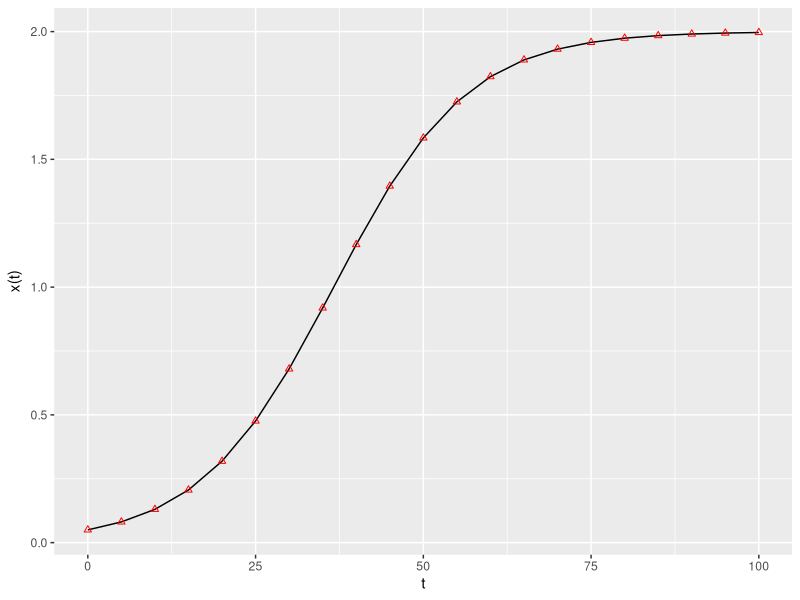
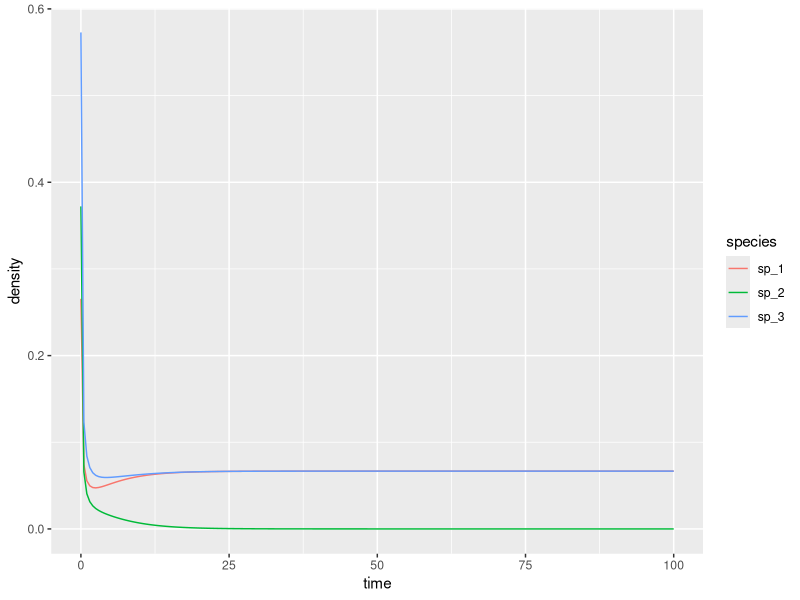
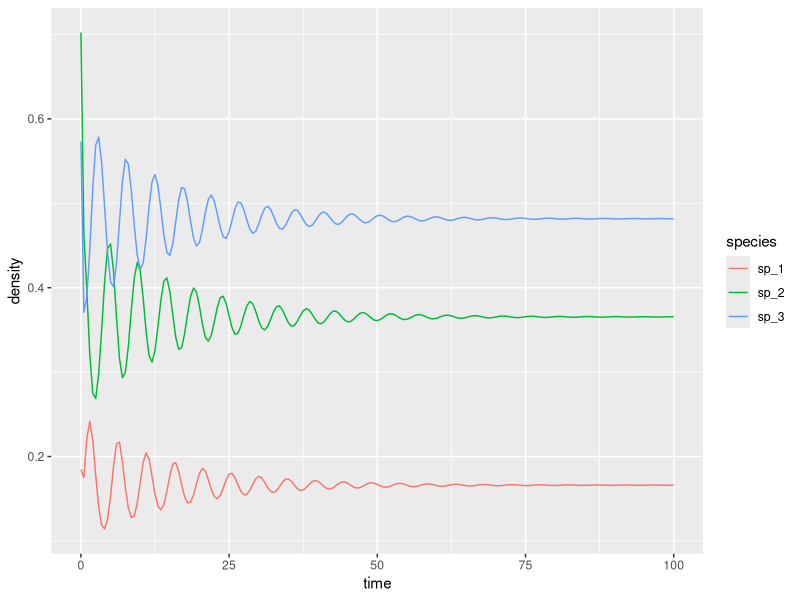
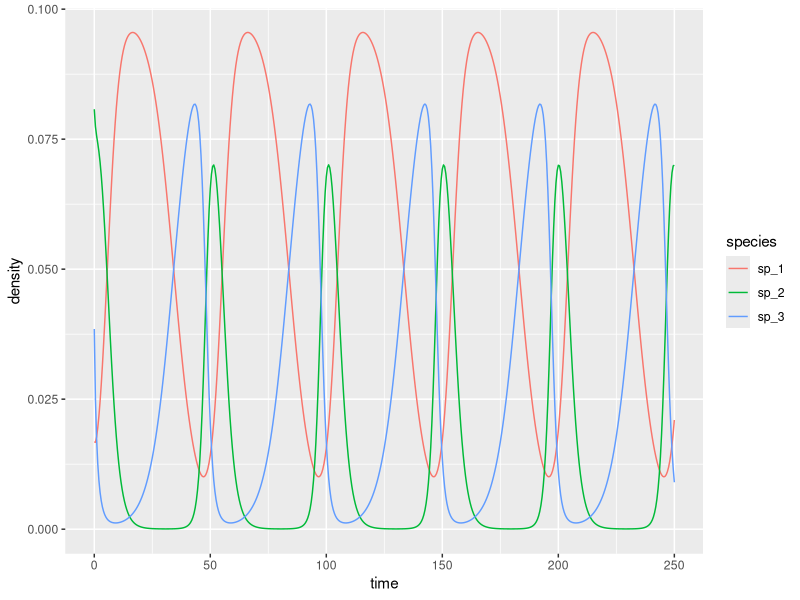
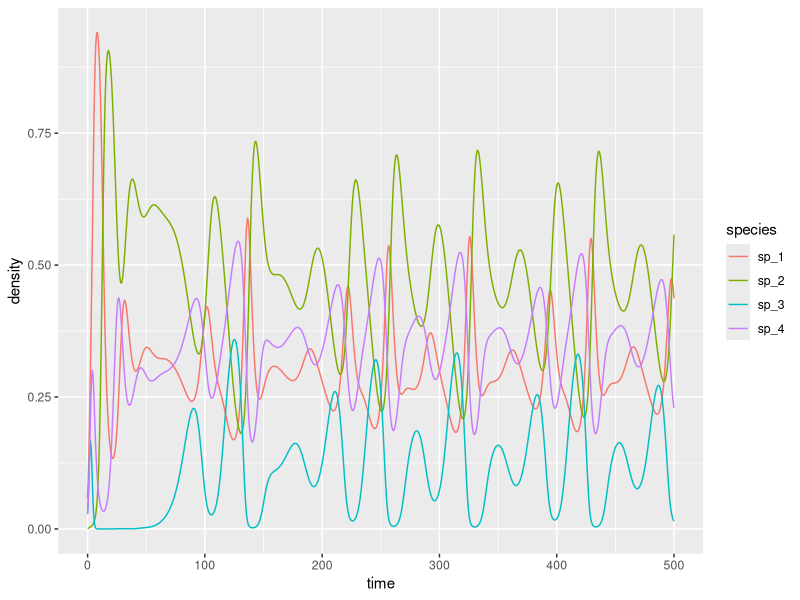
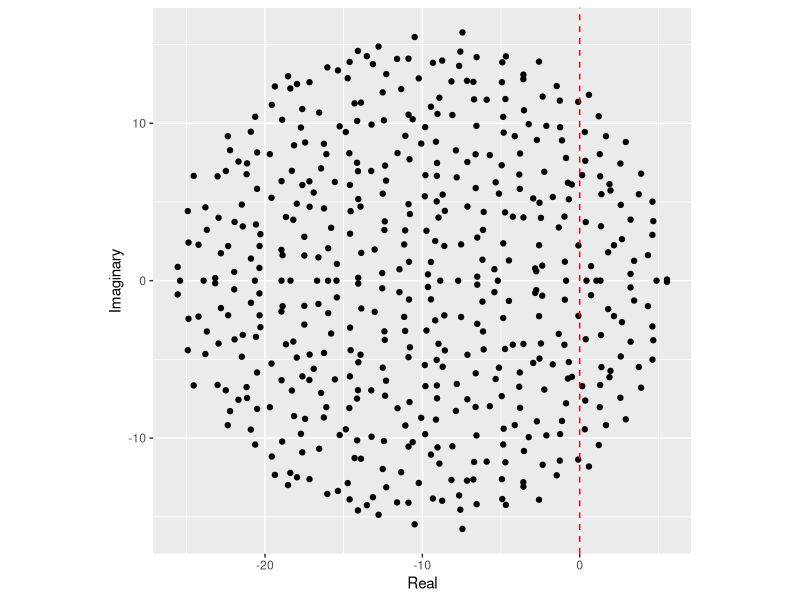
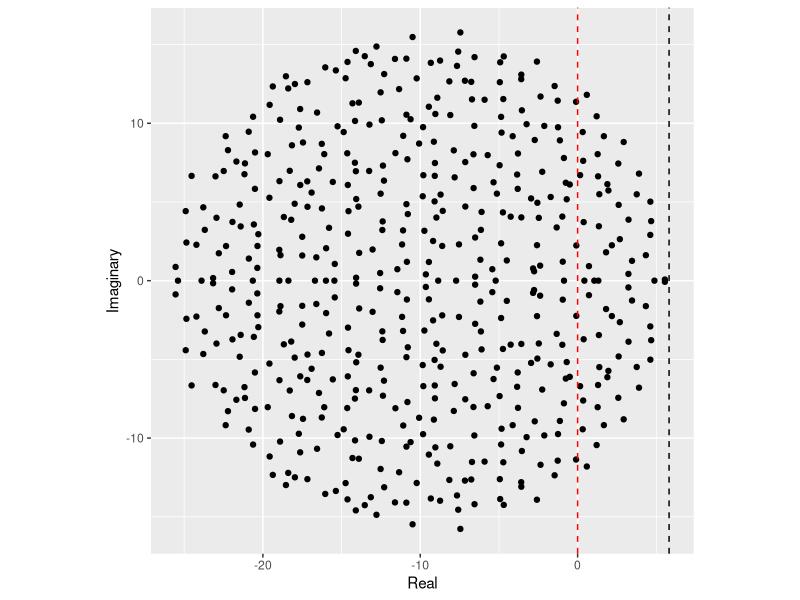
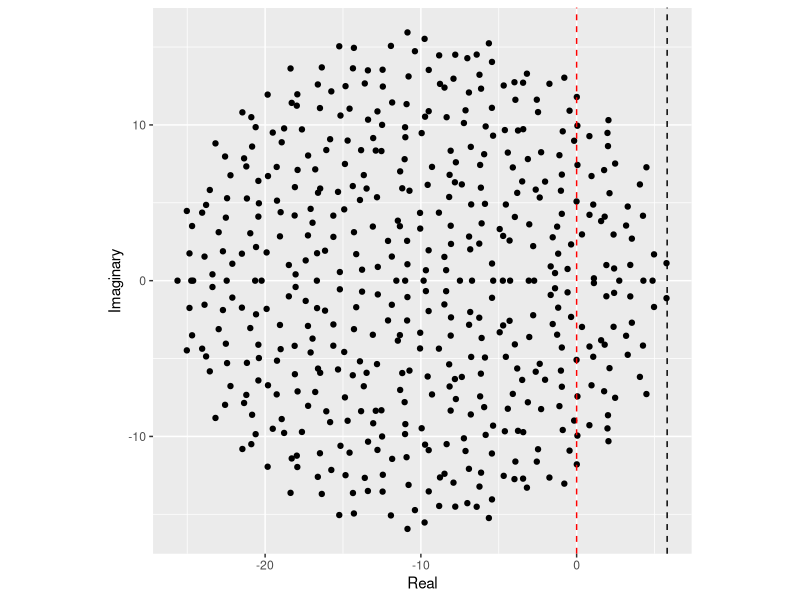

R code for these plots, in order:
## ---- chunk 1
knitr::opts_chunk$set(
  eval      = TRUE,
  comment   = "#",
  results   = "hold",
  message = FALSE,
  warning = FALSE,
  # collapse  = TRUE,
  fig.align = "center")
## ---- chunk 2
library(deSolve) # integrate ODEs
library(tidyverse) # plotting and wrangling
# define the differential equation
logistic_growth <- function(t, x, parameters){
  with(as.list(c(x, parameters)), {
    dxdt <- x * (r + a * x)
    list(dxdt)
  })
}
# define parameters, integration time, initial conditions
times <- seq(0, 100, by = 5)
x0 <- 0.05
r <- 0.1
a <- -0.05
parameters <- list(r = r, a = a)
# solve numerically
out <- ode(y = x0, times = times, 
           func = logistic_growth, parms = parameters, 
           method = "ode45")
# now compute analytically
solution <- r * x0 * exp(r * times) / (r - a * x0 * (exp(r * times) - 1))
# use ggplot to plot
res <- tibble(time = out[,1], x_t = out[,2], x_sol = solution)
ggplot(data = res) + aes(x = time, y = x_t) + 
  geom_line() + 
  geom_point(aes(x = time, y = x_sol), colour = "red", shape = 2) + 
  ylab(expression("x(t)")) + xlab(expression("t"))
## ---- chunk 3
# Generalized Lotka-Volterra model
GLV <- function(t, x, parameters){
  with(as.list(c(x, parameters)), {
    x[x < 10^-8] <- 0 # prevent numerical problems
    dxdt <- x * (r + A %*% x)
    list(dxdt)
  })
}
# function to plot output
plot_ODE_output <- function(out){
  out <- as.data.frame(out)
  colnames(out) <- c("time", paste("sp", 1:(ncol(out) -1), sep = "_"))
  out <- as_tibble(out) %>% gather(species, density, -time)
  pl <- ggplot(data = out) + 
    aes(x = time, y = density, colour = species) + 
    geom_line()
  show(pl)
  return(out)
}
# general function to integrate GLV
integrate_GLV <- function(r, A, x0, maxtime = 100, steptime = 0.5){
  times <- seq(0, maxtime, by = steptime)
  parameters <- list(r = r, A = A)
  # solve numerically
  out <- ode(y = x0, times = times, 
           func = GLV, parms = parameters, 
           method = "ode45")
  # plot and make into tidy form
  out <- plot_ODE_output(out)
  return(out)
}
## ---- chunk 4
set.seed(1) # for reproducibility
r_1 <- rep(1, 3)
A_1 <- -matrix(c(10, 9, 5, 
                 9, 10, 9, 
                 5, 9, 10), 3, 3, byrow = TRUE)
# check the existence of feasible equilibrium
print(solve(A_1, -r_1)) # not feasible
x0_1 <- runif(3)
res_1 <- integrate_GLV(r_1, A_1, x0_1)
## ---- chunk 5
set.seed(2) # for reproducibility
r_2 <- rep(10, 3)
A_2 <- -matrix(c(10, 7, 12, 
                 15, 10, 8, 
                 7, 11, 10), 3, 3, byrow = TRUE)
# check the existence of feasible equilibrium
print(solve(A_2, -r_2)) # feasible
x0_2 <- runif(3)
res_2 <- integrate_GLV(r_2, A_2, x0_2)
## ---- chunk 6
set.seed(3) # for reproducibility
r_3 <- rep(1, 3)
A_3 <- -matrix(c(10, 6, 12, 
                 14, 10, 2, 
                 8, 18, 10), 3, 3, byrow = TRUE)
# check the existence of feasible equilibrium
print(solve(A_3, -r_3)) # feasible
x0_3 <- 0.1 * runif(3)
res_3 <- integrate_GLV(r_3, A_3, x0_3, maxtime = 250)
## ---- chunk 7
set.seed(4) # for reproducibility
r_4 <- c(1, 0.72, 1.53, 1.27)
A_4 <- -matrix(c(1, 1.09, 1.52, 0, 
                 0, 0.72, 0.3168, 0.9792, 
                 3.5649, 0, 1.53, 0.7191,
                 1.5367, 0.6477, 0.4445, 1.27), 4, 4, byrow = TRUE)
# check the existence of feasible equilibrium
print(solve(A_4, -r_4)) # feasible
x0_4 <- 0.1 * runif(4)
res_4 <- integrate_GLV(r_4, A_4, x0_4, maxtime = 500)
## ---- chunk 8
res_3 %>% filter(time > 50) %>% 
  group_by(species) %>% 
  summarize(average = mean(density))
# compare with equilibrium
solve(A_3, -r_3)
## ---- chunk 9
res_4 %>% filter(time > 50) %>% 
  group_by(species) %>% 
  summarize(average = mean(density))
# compare with equilibrium
solve(A_4, -r_4)
## ---- chunk 10
build_May_normal <- function(n, C, d, sigma){
  # fill the whole matrix
  M <- matrix(rnorm(n * n, mean = 0, sd = sigma), n, n)
  # remove connections 
  M <- M * matrix(runif(n * n) <= C, n, n)
  # set diagonals
  diag(M) <- -d
  return(M)
}
## ---- chunk 11
plot_eigenvalues <- function(M, prediction = NULL){
  eig <- eigen(M, only.values = TRUE)$values
  dt <- tibble(Real = Re(eig), Imaginary = Im(eig))
  pl <- ggplot(dt) + aes(x = Real, y = Imaginary) + 
    geom_point() + 
    coord_equal() + 
    geom_vline(xintercept = 0, colour = "red", linetype = 2)
  if (is.null(prediction) == FALSE) {
    pl <- pl + geom_vline(xintercept = prediction, colour = "black", linetype = 2)
  }
  show(pl)
}
set.seed(100) # for reproducibility
# parameters
n <- 500
C <- 0.5
d <- 10
sigma <- 1
M <- build_May_normal(n, C, d, sigma)
plot_eigenvalues(M)
## ---- chunk 12
prediction <- sqrt(n * C * sigma^2) - d
plot_eigenvalues(M, prediction)
## ---- chunk 13
build_May_uniform <- function(n, C, d, sigma){
  # fill the whole matrix (sqrt(3) to ensure var = sigma^2)
  M <- matrix(runif(n * n, min = -sqrt(3) * sigma, max = sqrt(3) * sigma), n, n)
  # remove connections 
  M <- M * matrix(runif(n * n) <= C, n, n)
  # set diagonals
  diag(M) <- -d
  return(M)
}
# parameters
n <- 500
C <- 0.5
d <- 10
sigma <- 1
M <- build_May_uniform(n, C, d, sigma)
prediction <- sqrt(n * C * sigma^2) - d
plot_eigenvalues(M, prediction)
## ---- chunk 14
build_Allesina_Tang_normal <- function(n, C, d, sigma, rho){
  # sample coefficients in pairs
  pairs <- MASS::mvrnorm(n = n * (n-1) / 2,
                         mu = c(0, 0),
                         Sigma = sigma^2 * matrix(c(1, rho, rho, 1), 2, 2))
  # build a completely filled matrix
  M <- matrix(0, n, n)
  M[upper.tri(M)] <- pairs[,1]
  M <- t(M)
  M[upper.tri(M)] <- pairs[,2]
  # determine which connections to retain
  Connections <- (matrix(runif(n * n), n, n) <= C) * 1 
  Connections[lower.tri(Connections)] <- 0
  diag(Connections) <- 0
  Connections <- Connections + t(Connections)
  M <- M * Connections
  diag(M) <- -d
  return(M)
}
## ---- chunk 15
# parameters
n <- 500
C <- 0.5
d <- 10
sigma <- 1
rho <- 0.4
M <- build_Allesina_Tang_normal(n, C, d, sigma, rho)
prediction <- sqrt(n * C * sigma^2) * (1 + rho) - d
plot_eigenvalues(M, prediction)
## ---- chunk 16
# parameters
n <- 500
C <- 0.5
d <- 10
sigma <- 1
rho <- -0.4
M <- build_Allesina_Tang_normal(n, C, d, sigma, rho)
prediction <- sqrt(n * C * sigma^2) * (1 + rho) - d
plot_eigenvalues(M, prediction)
